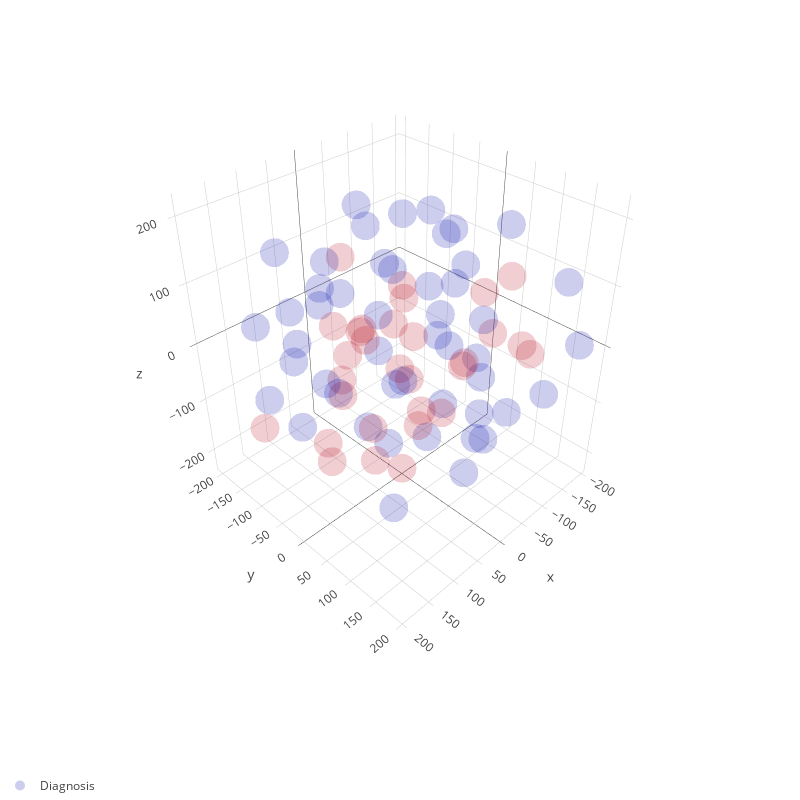

Notebook code for this chart:
### Code cell
sentence_embeddings_scatter_3d_plot(df,X,62,save_me=True,filename='sent_62_glove_')

### Figure 1 — Plotly figure (JSON) as saved in the notebook; plotly's stock layout.template omitted (floating-point values rounded to 4 significant figures)
{"data": [{"marker": {"color": [0, 0, 0, 0, 0, 0, 0, 0, 0, 0, 0, 0, 0, 0, 0, 0, 1, 1, 1, 1, 1, 1, 0, 0, 1, 1, 0, 0, 0, 0, 1, 1, 1, 1, 1, 1, 0, 0, 0, 0, 0, 0, 1, 1, 0, 0, 0, 0, 1, 1, 0, 0, 0, 1, 1, 1, 1, 0, 0, 0, 0, 0, 0, 0, 1, 1, 1, 1, 1, 0, 0, 1, 1, 1, 0, 0, 0, 0], "colorscale": "RdBu", "opacity": 0.2, "showscale": false, "size": 10}, "mode": "markers", "name": "Diagnosis", "text": ["SENTENCE: Generally considered a part of Central Asia, it is sometimes ascribed to a regional bloc in either the Middle East or South Asia<br><br>DIAGNOSIS: 0", "SENTENCE: Generally consiedered a part of Central Asia, it is sometimes ascribed to a regional bloc in either the Middle East or South Asia<br><br>DIAGNOSIS: 0", "SENTENCE: Generally considered a part of Central Asia, it is sometimes ascribed to a regional bloc in either the Middle East or South Asia<br><br>DIAGNOSIS: 0", "SENTENCE: Generally considered a part of Central Asia, it is sometimes ascribed to a regional bloc in either the Middle East of Sough Asia<br><br>DIAGNOSIS: 0", "SENTENCE: Generally considered part of Central Asis, it is sometimes ascribed to a regional bloc in either the Middle East or South Asia<br><br>DIAGNOSIS: 0", "SENTENCE: Generally considered a part of Central Asia, it is sometimes ascribed to a regiona bloc in either the Middle east or South Asia<br><br>DIAGNOSIS: 0", "SENTENCE: Generally considered a part of Central Asia, it is sometimes ascribed to a regioanl bloc in either the Middle East or South Asia<br><br>DIAGNOSIS: 0", "SENTENCE: Generally considered a part of Central Asia, it is sometimes ascribed to a regional bloc in either the Middle East or South Asia<br><br>DIAGNOSIS: 0", "SENTENCE: Generally considered a part of Central Asia, it is sometimes ascribed to a regional bloc in eaither the Middle East or South Asia<br><br>DIAGNOSIS: 0", "SENTENCE: Generally considered a pert of Central Asia, it is sometimes ascribed to a regiona bloc in either the Middle East or South Asia<br><br>DIAGNOSIS: 0", "SENTENCE: Generally considered a part of Central Asia, it is sometimes ascribed to a reguinal bloc in either the Middle East or SOuth Asia<br><br>DIAGNOSIS: 0", "SENTENCE: Generally considered a part of Central Asia, it is sometimes ascribed to a regional bloc in either the Middle East or South Asia<br><br>DIAGNOSIS: 0", "SENTENCE: Generally considered a part of Central Asia, it is sometimes ascribed to a regional bloc in either the Middle East or South Asia<br><br>DIAGNOSIS: 0", "SENTENCE: Generally considered a part of Central Asia, it is sometimes ascribed to a regional bloc in either the Middle East or South Asia<br><br>DIAGNOSIS: 0", "SENTENCE: Generally considered a part of Central Asia, it is sometimes ascribed to a regional bloc in either the Middle East or South Asia<br><br>DIAGNOSIS: 0", "SENTENCE: Generally considered a part of Central Asia, it is sometimes ascribed to a regional bloc in either the Middle East or South Asia<br><br>DIAGNOSIS: 0", "SENTENCE: Generally considered a part of Central Asia, it is sometimes ascribed to a regional bloc in either the Middle East or South Asia<br><br>DIAGNOSIS: 1", "SENTENCE: Generally considered a aprt of Central Asia, it is sometimes ascribed to a regional bloc in either the Middle East or South Asia<br><br>DIAGNOSIS: 1", "SENTENCE: Generally considered a part of Central Asia,it is sometimes ascribed to a regional bloc in eithr<br><br>DIAGNOSIS: 1", "SENTENCE: Generally considered a part of Central Asia, it is sometimes ascribed to a regioal bloc in either the Middle East or South Asia<br><br>DIAGNOSIS: 1", "SENTENCE: Generally considered a part of Central Asia, it is sometimes ascribed to a regional bloc in either the Middle East or South Asia<br><br>DIAGNOSIS: 1", "SENTENCE: Generally considered a part of Central Asia, it is someties ascribed to a regional bloc in either the Middle East or South Asia<br><br>DIAGNOSIS: 1", "SENTENCE: Generally considering a part of Central asia, it is sometimes ascribed to a regional bloc in either the Middle East or South Asia<br><br>DIAGNOSIS: 0", "SENTENCE: Generally considered a part of Central asia, it is sometimes ascribed to a regional bloc in either the Middle East or South Asia<br><br>DIAGNOSIS: 0", "SENTENCE: Generally considered a part of central Asia, it is sometimes ascribed to a regional bloc in either the Middle East or South Asia<br><br>DIAGNOSIS: 1", "SENTENCE: Generally considered a part of Central Asia, it is sometimes ascribed to a regional bloc in either the Middle East or South Asia<br><br>DIAGNOSIS: 1", "SENTENCE: Generally considered a part of Central Asia, it is sometimes ascribed to a regional bloc in either the Middle East or South Asia<br><br>DIAGNOSIS: 0", "SENTENCE: Generally considered a part of Cenral Asia, it is sometimes ascribed to a regional bloc in either the Middle East or South Asia<br><br>DIAGNOSIS: 0", "SENTENCE: Generally considered a part of Central Asia, it is sometimes ascribed to a regional bloc in either the Middle East or South Asia<br><br>DIAGNOSIS: 0", "SENTENCE: Generally considered a part of Central Asia, it is sometimes ascribed to a reagional bloc in either the Middle East or South Asia<br><br>DIAGNOSIS: 0", "SENTENCE: Generally cosidered a part of Central Asia, it is sometimes ascribed to a religional bloc in either the Middle East or South Asia<br><br>DIAGNOSIS: 1", "SENTENCE: Generally considered a part of Central Asia, it its sometimes ascribed to a regional bloc in either the Middle East or South Asia<br><br>DIAGNOSIS: 1", "SENTENCE: Geberally condidered a part of central asia, it is cometimes ascribed to a regional bloc in either the middle east or south Asia<br><br>DIAGNOSIS: 1", "SENTENCE: Generally considered a part of central Asia, it is sometimes ascribed to a regional bloc in either the Middle east or south Asia<br><br>DIAGNOSIS: 1", "SENTENCE: Generally considered a part of Central Asia, it is sometimes ascribed too a region bloc in either the middle East or Sout Asia<br><br>DIAGNOSIS: 1", "SENTENCE: Generally considered a part of central Asia, it is sometimes ascribed to a regional bloc in either the middle East or South Asia<br><br>DIAGNOSIS: 1", "SENTENCE: Generally considered a part of Central Asia, it is sometimes ascribed to a regional bloc in either the Middle East or South Asia<br><br>DIAGNOSIS: 0", "SENTENCE: Generally considered a part of Central Asia, it is sometimes ascribed to a regional bloc in either the Middle East or SouthAsia<br><br>DIAGNOSIS: 0", "SENTENCE: Generally considered a part of Central Asia, it is sometimes ascribed to a regional bloc in either the Middle East or South Asia<br><br>DIAGNOSIS: 0", "SENTENCE: Generally considered a part of Central Asia, it is sometimes ascribed to a regional bloc in either the Middle East or South Asia.<br><br>DIAGNOSIS: 0", "SENTENCE: Generally considered a part of central Asia, it is sometimes ascribed to a regional bloc in either the Middle East or South Asia<br><br>DIAGNOSIS: 0", "SENTENCE: generally considerd a part of Central Asia, it is sometimes ascribed to a regional bloc in either the Middle East or South Asa<br><br>DIAGNOSIS: 0", "SENTENCE: Generally considered a part of Central Asia, it is sometimes ascribed to a regional bloc in either the Middle East or South Asia<br><br>DIAGNOSIS: 1", "SENTENCE: Generally considered a part of Central Asia, it is sometimes ascribed to a regional bloc in either the Middle East or South Asia<br><br>DIAGNOSIS: 1", "SENTENCE: Generally considered a part of Central Asia, it is sometimes ascribed to a regional bloc in either the Middle East or South Asia<br><br>DIAGNOSIS: 0", "SENTENCE: Generally considered a part of Central Asia, it is sometimes ascribed to a regional bloc in either the Middle East or South Asia<br><br>DIAGNOSIS: 0", "SENTENCE: Generally considered a part of Central Asia, it is sometimes ascribed to a regional bloc in either the Middle East or South Asia<br><br>DIAGNOSIS: 0", "SENTENCE: Generally considered a part of Central Asia, it is sometimes ascribed to a regional bloc in either the Middle East or South Asia<br><br>DIAGNOSIS: 0", "SENTENCE: Generally considered a part of Central Asia, it is sometimes ascribed to a regional bloc in either the Middle East or South Asia<br><br>DIAGNOSIS: 1", "SENTENCE: Generally considered a part of Central Asia,it is sometimes ascribed to a regional bloc in either the Middle East or South Asia<br><br>DIAGNOSIS: 1", "SENTENCE: Generally considerd a part of Central Asia, it is sometimes ascribed to a regional bloc in either the Middle East or South Asia<br><br>DIAGNOSIS: 0", "SENTENCE: Generally considered a part of Central Asia, it is sometimes ascribed to a regional bloc in either the Middle East or South Asia<br><br>DIAGNOSIS: 0", "SENTENCE: Generally considered a part of Central Asia, it is sometimes ascribed to a regional bloc in either the Middle East or South Asia<br><br>DIAGNOSIS: 0", "SENTENCE:  generally considered a part of cCentral Asia, it is sometimes ascribed to a regional bloc in either the Middle East or South<br><br>DIAGNOSIS: 1", "SENTENCE: Genreally considered a part of Central Asia, it is sometimes ascribed to a regional bloc in either the Middle East or South Asia<br><br>DIAGNOSIS: 1", "SENTENCE: Generally considered a part of Central Asia, it is sometimes ascribed to a regional bloc in either the Middle East or South  Asia<br><br>DIAGNOSIS: 1", "SENTENCE: Generally considered a part of Central Asia, it is sometimes ascribed to a regional bloc in either the Middle East or South Asia<br><br>DIAGNOSIS: 1", "SENTENCE: Generally considered a part of Central Asia, it is sometimes ascribed to a regional bloc in either the Middle East or South Asia<br><br>DIAGNOSIS: 0", "SENTENCE: Generally considered a part of Central asAsia, it is sometimes ascribed to a regional bloc in either the Middle East or South Asa<br><br>DIAGNOSIS: 0", "SENTENCE: Generally considered a part of Central Asia, it is sometimes ascribed to a regional bloc in either the Middle east or South asia<br><br>DIAGNOSIS: 0", "SENTENCE: Generally considered a part of Central Asia, it is sometimes ascribed to a regional bloc in either the Middle east or south Asia<br><br>DIAGNOSIS: 0", "SENTENCE: Generally considered a part of Central Asia, it is sometimes ascribed to a regional bloc either the Middle East or South Asia<br><br>DIAGNOSIS: 0", "SENTENCE: Generally considered a part of Central Asia, it is sometimes ascribed to a regional bloc in either the Middle East or South Asia<br><br>DIAGNOSIS: 0", "SENTENCE: Generally considered a part of Central Asia, it is sometimes axcribed to a regional bloc in either the Middle East or South Asia<br><br>DIAGNOSIS: 0", "SENTENCE: Generally considered a part of Central Asia, it is sometimes ascribed to a regional bloc in either the Middle East or South Asia<br><br>DIAGNOSIS: 1", "SENTENCE: Generally considered a part of Central Asia, it is sometimes ascribed to a regional bloc in either the Middle East or South Asia<br><br>DIAGNOSIS: 1", "SENTENCE: Generally considered a part of Central Asia, it is sometimes ascribed to a regional bloc in either the Middle East or South Asia<br><br>DIAGNOSIS: 1", "SENTENCE: Generally considered a part of Central Asia, it is sometimes ascribed to a regional bloc in either the Middle East or South Asia<br><br>DIAGNOSIS: 1", "SENTENCE: Generally considered a part of Central Asia, it is sometimes ascribed to a regional bloc in either the Middle East or South Asia<br><br>DIAGNOSIS: 1", "SENTENCE: Generally considered a part of Central Asia, it it sometimes ascribed to a regional bloc in either the Middle East or South Asia<br><br>DIAGNOSIS: 0", "SENTENCE: Generally considered a part of Central Asia, it is sometimes ascribed to a regional bloc in either the Middle East or South Asia<br><br>DIAGNOSIS: 0", "SENTENCE: Generally considered a part of Central Asia, it is sometimes ascribed to a regional bloc in either the Middle East or South Asia<br><br>DIAGNOSIS: 1", "SENTENCE: Generally considered a part of Central Asia, it is sometimes ascribed to a regional bloc in either the Middle East or South Asia<br><br>DIAGNOSIS: 1", "SENTENCE: Generally considered a part of Central Asia, it is sometimes ascribed to a regional bloc in either the Middle East or South Asia<br><br>DIAGNOSIS: 1", "SENTENCE: Generally considered a part of Central Asia, it is sometimes remeascribed to a regional bloc in either the Middle East or South Asia<br><br>DIAGNOSIS: 0", "SENTENCE: Generally considered a part of central asia , it is sometimes ascribed to a regional bloc in either the Middle East or south Asia<br><br>DIAGNOSIS: 0", "SENTENCE: Generally considered a part of Central Asia, it is sometimes acribed to a regional bloc in either the Middle East or South Asia<br><br>DIAGNOSIS: 0", "SENTENCE: Generally considered a part of Central Asia, it is sometimes ascribed to a regional bloc in either the Middle East or South Asia<br><br>DIAGNOSIS: 0"], "type": "scatter3d", "uid": "35a2a56c-3d76-411c-bb7d-ff727dd1f2c2", "x": [56.89, 198.7, 45.36, -156.2, -138.8, -99.66, 7.133, 108.3, 118.0, -171.4, -153.6, -29.81, -81.33, 22.68, -4.892, 128.6, -18.78, -92.3, -94.95, -195.4, 102.3, 53.04, 148.1, -129.9, 57.99, 111.5, -33.58, -141.8, -172.0, -138.5, 181.6, 19.06, 61.38, -37.77, -87.98, -58.42, 15.05, -70.21, -6.646, 101.5, 52.48, -1.651, 172.1, -34.99, 54.13, 34.73, 60.04, -93.58, 99.12, 13.64, 81.13, 111.2, 75.26, -162.0, 8.824, 35.23, -25.24, 161.7, 14.06, 140.1, -79.17, -133.1, 78.06, -91.04, -110.1, -42.76, 15.11, -29.85, 89.82, 67.56, -63.82, -167.6, 137.5, -104.4, -100.7, 193.1, -63.83, -38.05], "y": [185.7, -49.57, -27.2, 188.4, -42.83, -43.74, 140.0, -111.5, 75.93, -62.08, 22.26, 42.92, -26.86, 8.584, 141.1, 103.0, 60.9, 37.62, 136.2, 7.208, -14.64, 36.01, 6.929, 75.1, 56.89, 143.0, -84.71, 29.62, -55.56, -33.72, -94.54, -41.42, 60.09, 79.76, -72.15, -142.8, 136.8, 196.3, -26.33, -114.1, -176.3, 73.42, 34.18, -40.64, 100.7, -138.6, 60.37, 29.76, -30.71, -110.6, 138.8, -108.4, -55.92, 105.0, -125.4, -49.62, 8.727, 25.03, 13.42, 123.4, 131.8, 172.7, -67.15, 84.0, -106.7, 106.4, -101.8, -7.493, 32.28, -190.9, -101.2, 55.77, -2.866, -201.4, -181.7, -71.03, -160.1, -175.5], "z": [-18.64, -10.17, -135.0, 20.39, -205.0, 164.7, 57.43, 58.39, 91.88, 102.9, -122.0, 62.28, 55.58, -47.94, -40.67, -33.98, -94.2, -53.68, 24.46, -65.18, -9.827, 82.17, 163.9, 173.8, -154.7, 32.92, 1.203, -4.602, 10.39, -81.05, -95.98, -229.0, 154.2, -9.586, -141.4, -85.2, -139.1, -13.17, 113.8, -154.3, -54.16, 206.5, -49.73, -75.89, -70.41, 24.67, 6.594, 108.8, 69.03, 107.9, 127.5, -23.14, -70.61, -39.59, -151.1, 20.92, -153.2, 37.22, 218.2, -127.3, -87.13, 123.9, 143.4, -175.2, -12.14, 119.2, -56.75, 1.523, -75.46, 104.9, 71.06, 70.76, -129.1, -112.4, 90.48, 92.5, 145.3, -2.153]}], "layout": {"autosize": false, "height": 800, "legend": {"orientation": "h"}, "margin": {"b": 0, "l": 0, "r": 0, "t": 0}, "scene": {"aspectmode": "auto", "aspectratio": {"x": 0.9558, "y": 0.9646, "z": 1.085}, "camera": {"center": {"x": 0, "y": 0, "z": 0}, "eye": {"x": 1.582, "y": 1.582, "z": 1.582}, "projection": {"type": "perspective"}, "up": {"x": 0, "y": 0, "z": 1}}}, "showlegend": true, "width": 800}}
